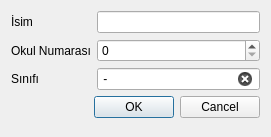
<?xml version="1.0" encoding="UTF-8"?>
<ui version="4.0">
 <class>StudentDialog</class>
 <widget class="QDialog" name="StudentDialog">
  <property name="geometry">
   <rect>
    <x>0</x>
    <y>0</y>
    <width>271</width>
    <height>137</height>
   </rect>
  </property>
  <property name="windowTitle">
   <string>Dialog</string>
  </property>
  <layout class="QFormLayout" name="formLayout">
   <item row="0" column="0">
    <widget class="QLabel" name="label">
     <property name="text">
      <string>İsim</string>
     </property>
    </widget>
   </item>
   <item row="1" column="0">
    <widget class="QLabel" name="label_2">
     <property name="text">
      <string>Okul Numarası</string>
     </property>
    </widget>
   </item>
   <item row="2" column="0">
    <widget class="QLabel" name="label_3">
     <property name="text">
      <string>Sınıfı</string>
     </property>
    </widget>
   </item>
   <item row="0" column="1">
    <widget class="QLineEdit" name="lineEdit_name"/>
   </item>
   <item row="2" column="1">
    <widget class="QLineEdit" name="lineEdit_class">
     <property name="inputMask">
      <string>9-&gt;A</string>
     </property>
     <property name="clearButtonEnabled">
      <bool>true</bool>
     </property>
    </widget>
   </item>
   <item row="1" column="1">
    <widget class="QSpinBox" name="spinBox_number">
     <property name="maximum">
      <number>999999</number>
     </property>
    </widget>
   </item>
   <item row="3" column="0" colspan="2">
    <widget class="QDialogButtonBox" name="buttonBox">
     <property name="orientation">
      <enum>Qt::Horizontal</enum>
     </property>
     <property name="standardButtons">
      <set>QDialogButtonBox::Cancel|QDialogButtonBox::Ok</set>
     </property>
    </widget>
   </item>
  </layout>
 </widget>
 <resources/>
 <connections>
  <connection>
   <sender>buttonBox</sender>
   <signal>accepted()</signal>
   <receiver>StudentDialog</receiver>
   <slot>accept()</slot>
   <hints>
    <hint type="sourcelabel">
     <x>248</x>
     <y>254</y>
    </hint>
    <hint type="destinationlabel">
     <x>157</x>
     <y>274</y>
    </hint>
   </hints>
  </connection>
  <connection>
   <sender>buttonBox</sender>
   <signal>rejected()</signal>
   <receiver>StudentDialog</receiver>
   <slot>reject()</slot>
   <hints>
    <hint type="sourcelabel">
     <x>316</x>
     <y>260</y>
    </hint>
    <hint type="destinationlabel">
     <x>286</x>
     <y>274</y>
    </hint>
   </hints>
  </connection>
 </connections>
</ui>
